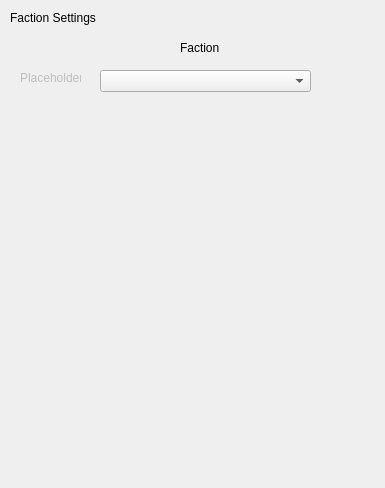
<?xml version="1.0" encoding="UTF-8"?>
<ui version="4.0">
 <class>factions</class>
 <widget class="QDialog" name="factions">
  <property name="geometry">
   <rect>
    <x>0</x>
    <y>0</y>
    <width>385</width>
    <height>488</height>
   </rect>
  </property>
  <property name="windowTitle">
   <string>Faction Settings</string>
  </property>
  <widget class="QLabel" name="label">
   <property name="geometry">
    <rect>
     <x>10</x>
     <y>10</y>
     <width>191</width>
     <height>16</height>
    </rect>
   </property>
   <property name="text">
    <string>Faction Settings</string>
   </property>
  </widget>
  <widget class="QLabel" name="playerPlaceholder">
   <property name="enabled">
    <bool>false</bool>
   </property>
   <property name="geometry">
    <rect>
     <x>20</x>
     <y>70</y>
     <width>61</width>
     <height>16</height>
    </rect>
   </property>
   <property name="text">
    <string>Placeholder</string>
   </property>
  </widget>
  <widget class="QLabel" name="label_2">
   <property name="geometry">
    <rect>
     <x>180</x>
     <y>40</y>
     <width>191</width>
     <height>16</height>
    </rect>
   </property>
   <property name="text">
    <string>Faction</string>
   </property>
  </widget>
  <widget class="QComboBox" name="selectFactionComboboxPlaceholder">
   <property name="geometry">
    <rect>
     <x>100</x>
     <y>70</y>
     <width>211</width>
     <height>22</height>
    </rect>
   </property>
  </widget>
 </widget>
 <layoutdefault spacing="6" margin="11"/>
 <resources/>
 <connections/>
</ui>
